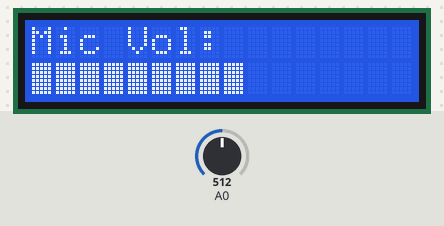
Recording of a sketch running on a simulated Arduino Uno, built with avr-gcc and run on an emulated ATmega328P. Parts: 16×2 character LCD. The inputs (shaded band) are chosen by the test bench; at power-on: A0 = 512. What the sketch prints to the serial monitor is not drawn.

Above: at 1.2 s.
1.3 s: A0 set to 716
At 2.5 s:
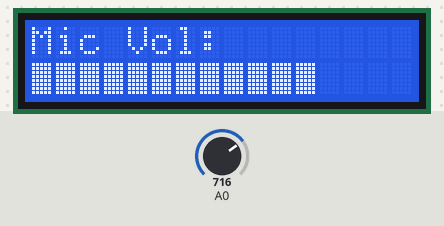
2.9 s: A0 set to 900
At 3.9 s:
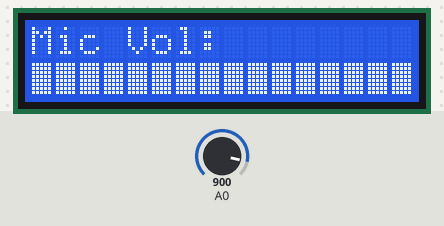
4.5 s: A0 set to 122
At 5.5 s:
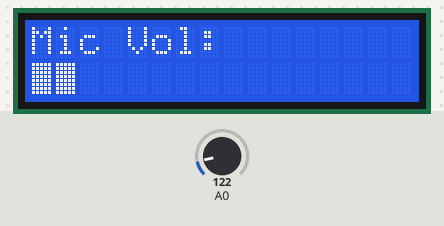
7.5 s: A0 set to 0
At 8.5 s:
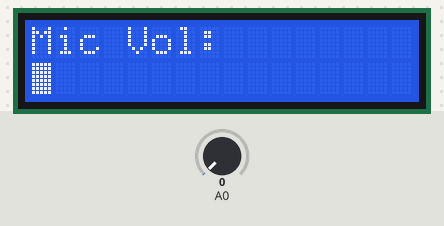
9.1 s: A0 set to 306
At 10.4 s:
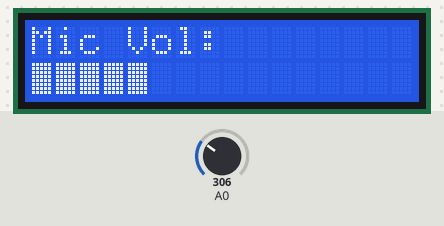
10.7 s: A0 set to 1023
At 11.7 s:
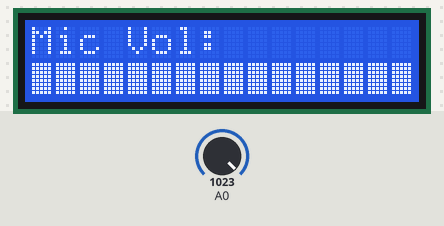
Timing chart, 0 to 13.7 s (numbered marks = the images above; inputs shaded):
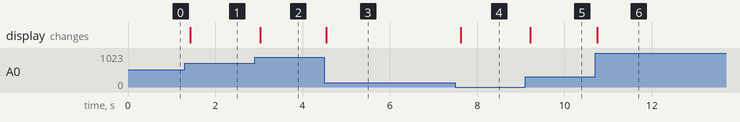

The sketch:

Mic_Vol_Bar.ino
```cpp
//Mah original work bruh CBRF.2002

#include <Wire.h>
#include <LiquidCrystal_I2C.h>
LiquidCrystal_I2C lcd(0x27, 2, 1, 0, 4, 5, 6, 7, 3, POSITIVE);
byte volblock[8] = {
  0b11111, 0b11111, 0b11111, 0b11111, 0b11111, 0b11111, 0b11111, 0b11111
};

void setup() {
  Serial.begin(9600);
  lcd.begin(16,2);
  lcd.createChar(0, volblock);
}

void loop() {
  //don't use D0
  int mic = analogRead(A0);
  int micgoo = map(mic, 17, 900, 1, 16);
  lcd.clear();
  lcd.setCursor(0,0);
  lcd.print("Mic Vol:");
  lcd.setCursor(0,1);
  Serial.println(mic);

  for (int i = 1; i <= micgoo; i++) {
    lcd.print((char)0);
  }

  delay(100);
}
```

Measured:
- after the input at 1.3 s, the display: changes after 0.12 s (image 1)
- after the input at 2.9 s, the display: changes after 0.13 s (image 2)
- after the input at 4.5 s, the display: changes at once (image 3)
- after the input at 7.5 s, the display: changes after 0.12 s (image 4)
- after the input at 9.1 s, the display: changes after 0.11 s (image 5)
- after the input at 10.7 s, the display: changes after 0.05 s (image 6)
